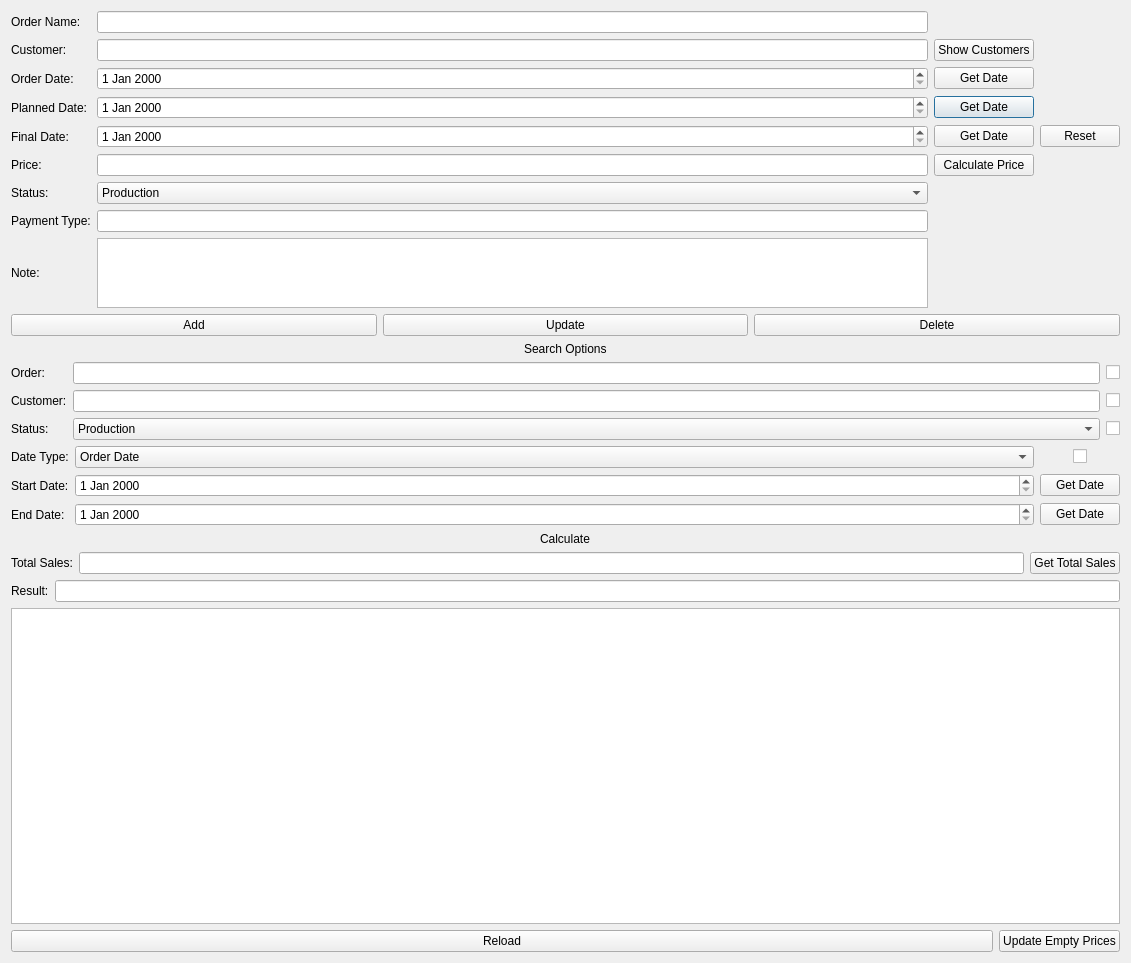
<?xml version="1.0" encoding="UTF-8"?>
<ui version="4.0">
 <class>OrdersDialog</class>
 <widget class="QDialog" name="OrdersDialog">
  <property name="geometry">
   <rect>
    <x>0</x>
    <y>0</y>
    <width>1131</width>
    <height>963</height>
   </rect>
  </property>
  <property name="windowTitle">
   <string>Orders</string>
  </property>
  <layout class="QGridLayout" name="gridLayout">
   <item row="0" column="0">
    <layout class="QVBoxLayout" name="MainLayout" stretch="1,0,4,0">
     <item>
      <layout class="QHBoxLayout" name="InputLayout">
       <item>
        <layout class="QGridLayout" name="SelectionGrid" columnstretch="0,0,0,0,0">
         <item row="3" column="2">
          <widget class="QDateEdit" name="PlannedDate"/>
         </item>
         <item row="3" column="3">
          <widget class="QPushButton" name="GetPlannedDateButton">
           <property name="text">
            <string>Get Date</string>
           </property>
          </widget>
         </item>
         <item row="4" column="3">
          <widget class="QPushButton" name="GetFinalDateButton">
           <property name="text">
            <string>Get Date</string>
           </property>
          </widget>
         </item>
         <item row="3" column="0">
          <widget class="QLabel" name="PlannedLabel">
           <property name="text">
            <string>Planned Date:</string>
           </property>
          </widget>
         </item>
         <item row="2" column="2">
          <widget class="QDateEdit" name="OrderDate"/>
         </item>
         <item row="4" column="2">
          <widget class="QDateEdit" name="FinalDate"/>
         </item>
         <item row="0" column="0">
          <widget class="QLabel" name="OrderLabel">
           <property name="text">
            <string>Order Name:</string>
           </property>
          </widget>
         </item>
         <item row="4" column="0">
          <widget class="QLabel" name="FinalLabel">
           <property name="text">
            <string>Final Date:</string>
           </property>
          </widget>
         </item>
         <item row="0" column="2">
          <widget class="QLineEdit" name="OrderText"/>
         </item>
         <item row="8" column="2">
          <widget class="QTextEdit" name="NoteText"/>
         </item>
         <item row="1" column="0">
          <widget class="QLabel" name="CustomerLabel">
           <property name="text">
            <string>Customer:</string>
           </property>
          </widget>
         </item>
         <item row="1" column="2">
          <widget class="QLineEdit" name="CustomerText"/>
         </item>
         <item row="2" column="0">
          <widget class="QLabel" name="OrderLabel_2">
           <property name="text">
            <string>Order Date:</string>
           </property>
          </widget>
         </item>
         <item row="5" column="2">
          <widget class="QLineEdit" name="PriceText"/>
         </item>
         <item row="6" column="0">
          <widget class="QLabel" name="StatusLabel">
           <property name="text">
            <string>Status:</string>
           </property>
          </widget>
         </item>
         <item row="5" column="0">
          <widget class="QLabel" name="PriceLabel">
           <property name="text">
            <string>Price:</string>
           </property>
          </widget>
         </item>
         <item row="1" column="3">
          <widget class="QPushButton" name="CustomersButton">
           <property name="text">
            <string>Show Customers</string>
           </property>
          </widget>
         </item>
         <item row="8" column="0">
          <widget class="QLabel" name="OrderNote">
           <property name="text">
            <string>Note:</string>
           </property>
          </widget>
         </item>
         <item row="2" column="3">
          <widget class="QPushButton" name="GetOrderDateButton">
           <property name="text">
            <string>Get Date</string>
           </property>
          </widget>
         </item>
         <item row="6" column="2">
          <widget class="QComboBox" name="StatusBox">
           <item>
            <property name="text">
             <string>Production</string>
            </property>
           </item>
           <item>
            <property name="text">
             <string>Sold</string>
            </property>
           </item>
           <item>
            <property name="text">
             <string>Cancelled</string>
            </property>
           </item>
           <item>
            <property name="text">
             <string>Preorder</string>
            </property>
           </item>
           <item>
            <property name="text">
             <string>No Payment</string>
            </property>
           </item>
           <item>
            <property name="text">
             <string>Late</string>
            </property>
           </item>
          </widget>
         </item>
         <item row="4" column="4">
          <widget class="QPushButton" name="ResetButton">
           <property name="text">
            <string>Reset</string>
           </property>
          </widget>
         </item>
         <item row="7" column="0">
          <widget class="QLabel" name="PaymentLabel">
           <property name="text">
            <string>Payment Type:</string>
           </property>
          </widget>
         </item>
         <item row="7" column="2">
          <widget class="QLineEdit" name="PaymentText"/>
         </item>
         <item row="5" column="3">
          <widget class="QPushButton" name="CalculatePrice">
           <property name="text">
            <string>Calculate Price</string>
           </property>
          </widget>
         </item>
        </layout>
       </item>
      </layout>
     </item>
     <item>
      <layout class="QVBoxLayout" name="OutputLayout">
       <item>
        <layout class="QHBoxLayout" name="ModificationLayout">
         <item>
          <widget class="QPushButton" name="AddButton">
           <property name="text">
            <string>Add</string>
           </property>
          </widget>
         </item>
         <item>
          <widget class="QPushButton" name="UpdateButton">
           <property name="text">
            <string>Update</string>
           </property>
          </widget>
         </item>
         <item>
          <widget class="QPushButton" name="DeleteButton">
           <property name="text">
            <string>Delete</string>
           </property>
          </widget>
         </item>
        </layout>
       </item>
       <item>
        <layout class="QGridLayout" name="SearchLayout">
         <item row="2" column="0">
          <layout class="QGridLayout" name="DateSelectionSection" columnstretch="0,1,0,0,0">
           <item row="1" column="0">
            <widget class="QLabel" name="StartDateLabel">
             <property name="text">
              <string>Start Date:</string>
             </property>
            </widget>
           </item>
           <item row="2" column="0">
            <widget class="QLabel" name="EndDateLabel">
             <property name="text">
              <string>End Date:</string>
             </property>
            </widget>
           </item>
           <item row="0" column="0">
            <widget class="QLabel" name="DateTypeLabel">
             <property name="text">
              <string>Date Type:</string>
             </property>
            </widget>
           </item>
           <item row="1" column="1">
            <widget class="QDateEdit" name="StartDateSelect"/>
           </item>
           <item row="2" column="1">
            <widget class="QDateEdit" name="EndDateSelect"/>
           </item>
           <item row="0" column="1">
            <widget class="QComboBox" name="DateTypeBox">
             <item>
              <property name="text">
               <string>Order Date</string>
              </property>
             </item>
             <item>
              <property name="text">
               <string>Planned Date</string>
              </property>
             </item>
             <item>
              <property name="text">
               <string>Final Date</string>
              </property>
             </item>
            </widget>
           </item>
           <item row="0" column="4" alignment="Qt::AlignHCenter">
            <widget class="QCheckBox" name="EnableDate">
             <property name="text">
              <string/>
             </property>
            </widget>
           </item>
           <item row="1" column="4">
            <widget class="QPushButton" name="GetStartDate">
             <property name="text">
              <string>Get Date</string>
             </property>
            </widget>
           </item>
           <item row="2" column="4">
            <widget class="QPushButton" name="GetEndDate">
             <property name="text">
              <string>Get Date</string>
             </property>
            </widget>
           </item>
          </layout>
         </item>
         <item row="1" column="0">
          <layout class="QVBoxLayout" name="SearchContainer">
           <item>
            <layout class="QGridLayout" name="SearchSection">
             <item row="3" column="0">
              <widget class="QLabel" name="StatusSearchLabel">
               <property name="text">
                <string>Status:</string>
               </property>
              </widget>
             </item>
             <item row="1" column="0">
              <widget class="QLabel" name="OrderSearchLabel">
               <property name="text">
                <string>Order:</string>
               </property>
              </widget>
             </item>
             <item row="2" column="2">
              <widget class="QLineEdit" name="CustomerSearchText"/>
             </item>
             <item row="3" column="2">
              <widget class="QComboBox" name="StatusComboSearch">
               <property name="maxCount">
                <number>2147483647</number>
               </property>
               <item>
                <property name="text">
                 <string>Production</string>
                </property>
               </item>
               <item>
                <property name="text">
                 <string>Sold</string>
                </property>
               </item>
               <item>
                <property name="text">
                 <string>Cancelled</string>
                </property>
               </item>
               <item>
                <property name="text">
                 <string>Preorder</string>
                </property>
               </item>
               <item>
                <property name="text">
                 <string>No Payment</string>
                </property>
               </item>
               <item>
                <property name="text">
                 <string>Late</string>
                </property>
               </item>
              </widget>
             </item>
             <item row="3" column="3">
              <widget class="QCheckBox" name="StatusEnable">
               <property name="text">
                <string/>
               </property>
              </widget>
             </item>
             <item row="2" column="3">
              <widget class="QCheckBox" name="CustomerEnable">
               <property name="text">
                <string/>
               </property>
              </widget>
             </item>
             <item row="1" column="2">
              <widget class="QLineEdit" name="OrderSearchText"/>
             </item>
             <item row="1" column="3">
              <widget class="QCheckBox" name="OrderEnable">
               <property name="text">
                <string/>
               </property>
              </widget>
             </item>
             <item row="2" column="0">
              <widget class="QLabel" name="CustomerSearchLabel">
               <property name="text">
                <string>Customer:</string>
               </property>
              </widget>
             </item>
            </layout>
           </item>
          </layout>
         </item>
         <item row="0" column="0" alignment="Qt::AlignHCenter">
          <widget class="QLabel" name="SearchSectionLabel">
           <property name="text">
            <string>Search Options</string>
           </property>
          </widget>
         </item>
         <item row="3" column="0">
          <layout class="QVBoxLayout" name="CalculateContainer">
           <item alignment="Qt::AlignHCenter">
            <widget class="QLabel" name="CalculateLabel">
             <property name="text">
              <string>Calculate</string>
             </property>
            </widget>
           </item>
           <item>
            <layout class="QHBoxLayout" name="CalculateSelection">
             <item>
              <widget class="QLabel" name="TotalSalesLabel">
               <property name="text">
                <string>Total Sales:</string>
               </property>
              </widget>
             </item>
             <item>
              <widget class="QLineEdit" name="TotalSales">
               <property name="readOnly">
                <bool>true</bool>
               </property>
              </widget>
             </item>
             <item>
              <widget class="QPushButton" name="GetTotalSales">
               <property name="text">
                <string>Get Total Sales</string>
               </property>
              </widget>
             </item>
            </layout>
           </item>
          </layout>
         </item>
        </layout>
       </item>
       <item>
        <layout class="QHBoxLayout" name="ResultLayout">
         <item>
          <widget class="QLabel" name="OutputLabel">
           <property name="text">
            <string>Result:</string>
           </property>
          </widget>
         </item>
         <item>
          <widget class="QLineEdit" name="OutputText">
           <property name="readOnly">
            <bool>true</bool>
           </property>
          </widget>
         </item>
        </layout>
       </item>
      </layout>
     </item>
     <item>
      <widget class="QTableView" name="OrderTable">
       <property name="sortingEnabled">
        <bool>false</bool>
       </property>
      </widget>
     </item>
     <item>
      <layout class="QHBoxLayout" name="BottomButtons" stretch="1,0">
       <item>
        <widget class="QPushButton" name="Reload">
         <property name="text">
          <string>Reload</string>
         </property>
        </widget>
       </item>
       <item>
        <widget class="QPushButton" name="UpdateEmptyPrices">
         <property name="text">
          <string>Update Empty Prices</string>
         </property>
        </widget>
       </item>
      </layout>
     </item>
    </layout>
   </item>
  </layout>
 </widget>
 <tabstops>
  <tabstop>OrderText</tabstop>
  <tabstop>CustomerText</tabstop>
  <tabstop>CustomersButton</tabstop>
  <tabstop>OrderDate</tabstop>
  <tabstop>GetOrderDateButton</tabstop>
  <tabstop>PlannedDate</tabstop>
  <tabstop>FinalDate</tabstop>
  <tabstop>PriceText</tabstop>
  <tabstop>StatusBox</tabstop>
  <tabstop>NoteText</tabstop>
  <tabstop>AddButton</tabstop>
  <tabstop>UpdateButton</tabstop>
  <tabstop>DeleteButton</tabstop>
  <tabstop>OutputText</tabstop>
  <tabstop>OrderTable</tabstop>
 </tabstops>
 <resources/>
 <connections/>
</ui>
